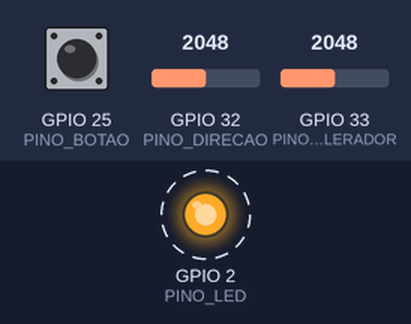
Bench run of a sketch on a simulated ESP32. On the bench: output pins drawn as LEDs (lit = HIGH). Dashed ring = blinking. The test bench sets the inputs (shaded band); at power-on: GPIO 32 (PINO_DIRECAO) = 2048, GPIO 33 (PINO_ACELERADOR) = 2048, GPIO 25 (PINO_BOTAO) HIGH. What the sketch prints to the serial monitor is not drawn.

Above: at 1.2 s.
1.3 s: GPIO 32 (PINO_DIRECAO) set to 1360
4.3 s: GPIO 33 (PINO_ACELERADOR) set to 1360
7.3 s: GPIO 25 (PINO_BOTAO) pulled LOW for 0.15 s
10.3 s: GPIO 32 (PINO_DIRECAO) set to 2047
13.3 s: GPIO 25 (PINO_BOTAO) pulled LOW for 1 s
16.3 s: GPIO 33 (PINO_ACELERADOR) set to 491
Timing chart, 0 to 20.3 s (numbered marks = the images above; inputs shaded):
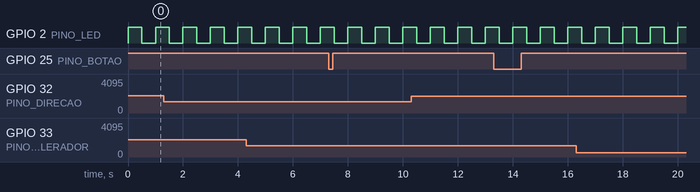

Measured:
- by itself, GPIO 2 (PINO_LED): alternates HIGH for 0.50 s and LOW for 0.50 s

The sketch:

Passo2_Teste_Joystick.ino
```cpp
// ============================================================================
//  ODIR ESP-NOW 2.0  -  Passo 2: testar o(s) joystick(s) (sem radio)
//  Prof. Rafael Oliveira (Tio Rafa) - Robotica Paula Souza
//
//  Grave no ESP32 do CONTROLE (com 1 joystick OU com 2 joysticks: o teste e o
//  mesmo). Abra o Monitor Serial a 115200.
//
//  O que este sketch faz: le os dois eixos e o botao, e mostra
//      adc      : o numero cru do conversor (0 a 4095)
//      pct      : o comando que o controle mandaria (-100 a +100), usando o
//                 CENTRO PADRAO (no Passo 5 o centro e medido ao ligar)
//      botao    : APERTADO ou solto
//
//  O que conferir (resultado esperado):
//    1. Joystick PARADO: adc perto de 2048 (entre ~1700 e ~2400) e pct = 0.
//    2. Empurre o acelerador PARA A FRENTE do robo: pct do ACELERADOR deve ficar
//       POSITIVO (+). Se ficou negativo, troque INVERTER_ACELERADOR no
//       config_controle.h.
//    3. Empurre a direcao PARA A DIREITA: pct da DIRECAO deve ficar POSITIVO.
//       Se nao, troque INVERTER_DIRECAO.
//    4. Aperte o botao: aparece "APERTADO".
//
//  Alertas automaticos:
//    - adc travado em 0 ou perto de 4095: fio solto, pino errado, ou joystick
//      ligado em 5V em vez de 3V3.
//    - adc "pulando" sem voce tocar: o pino esta no ar (fio solto) - um pino
//      analogico sem ligacao le qualquer coisa. Reencaixe o jumper.
//
//  Para ver os eixos em grafico, ponha MODO_PLOTTER = true e abra
//  Ferramentas > Plotter Serial.
// ============================================================================
#include <Arduino.h>
#include "config_controle.h"
#include "logica.h"
#include "utilitarios.h"

constexpr bool MODO_PLOTTER = false;   // true = imprime so "acel:..,dir:.." para o Plotter Serial

static int lerEixo(int pino) {
  long soma = 0;
  for (int i = 0; i < AMOSTRAS_POR_LEITURA; i++) soma += analogRead(pino);
  return (int)(soma / AMOSTRAS_POR_LEITURA);
}

// Mesmo calculo do Passo 5, mas com o centro padrao.
static int8_t paraPercentual(int adc, bool inverter, bool convencaoAdcBaixoPositivo) {
  float s = normalizarEixo(adc, CENTRO_PADRAO, ADC_BORDA_MIN, ADC_BORDA_MAX);
  if (convencaoAdcBaixoPositivo) s = -s;   // acelerador: ADC baixo = frente (+)
  if (inverter) s = -s;
  return eixoParaPercentual(s, ZONA_MORTA);
}

static const char *alerta(int adc) {
  if (adc <= 20)   return "  <-- ALERTA: preso em 0 (fio solto/pino errado?)";
  if (adc >= 4075) return "  <-- ALERTA: preso no maximo (3V3 no pino? joystick em 5V?)";
  return "";
}

void setup() {
  iniciarSerial();
  ledIniciar(PINO_LED);
  if (PINO_BOTAO >= 0) pinMode(PINO_BOTAO, INPUT_PULLUP);
  Serial.println();
  Serial.println("=== ODIR ESP-NOW 2.0 - Passo 2: teste dos joysticks ===");
  Serial.printf("Placa: %s | ACELERADOR=GPIO%d DIRECAO=GPIO%d BOTAO=GPIO%d\n", PLACA_NOME,
                PINO_ACELERADOR, PINO_DIRECAO, PINO_BOTAO);
  Serial.println("Mexa os joysticks e confira os sinais (+/-). Sem tocar: adc perto de 2048.");
}

void loop() {
  static uint32_t tImprime = 0;
  uint32_t agora = millis();

  if (agora - tImprime >= 150) {
    tImprime = agora;
    int adcA = lerEixo(PINO_ACELERADOR);
    int adcD = lerEixo(PINO_DIRECAO);
    int pctA = paraPercentual(adcA, INVERTER_ACELERADOR, true);
    int pctD = paraPercentual(adcD, INVERTER_DIRECAO, false);
    bool apertado = (PINO_BOTAO >= 0) && (digitalRead(PINO_BOTAO) == LOW);

    if (MODO_PLOTTER) {
      Serial.printf("acel:%d,dir:%d\n", pctA, pctD);
    } else {
      Serial.printf("ACEL adc=%4d pct=%+4d | DIR adc=%4d pct=%+4d | botao: %s%s%s\n",
                    adcA, pctA, adcD, pctD, apertado ? "APERTADO" : "solto",
                    alerta(adcA), alerta(adcD));
    }
  }
  ledEscrever(PINO_LED, piscando(agora, 1000));   // LED piscando = o sketch esta vivo
  delay(1);
}
```

logica.h
```cpp
// ============================================================================
//  logica.h  -  ODIR ESP-NOW 2.0
//
//  A "matematica" do projeto, em funcoes PURAS (sem hardware, sem Arduino).
//  Isso e proposital: funcao pura se testa no computador, sem placa nenhuma.
//  (Veja tools/teste_host/ - la essas funcoes sao testadas de verdade.)
//
//  Copia oficial em firmware/comum/ - use tools/sincronizar_comum.sh.
// ============================================================================
#pragma once
#include <math.h>
#include <stdint.h>

inline float limitarF(float v, float minimo, float maximo) {
  return v < minimo ? minimo : (v > maximo ? maximo : v);
}

// ----------------------------------------------------------------------------
//  1) Leitura do ADC (0..4095) -> posicao da alavanca em -1..+1
//
//  Um joystick e um par de potenciometros. No repouso a leitura NAO e
//  exatamente 2048: cada modulo (e cada ESP32) tem o seu "centro". Por isso o
//  controle MEDE o centro ao ligar e passa o valor para ca.
//
//  adcMin/adcMax sao as "bordas uteis": o ADC do ESP32 nao e perfeito perto
//  das pontas (satura), entao chamamos de 100% um pouco ANTES do fim do curso.
//  Resultado:  adc = centro -> 0 | adc >= adcMax -> +1 | adc <= adcMin -> -1
//  (os dois lados sao escalonados separadamente, porque o centro raramente
//  fica no meio exato).
// ----------------------------------------------------------------------------
inline float normalizarEixo(int adc, int centro, int adcMin, int adcMax) {
  if (adc >= centro) {
    int faixa = adcMax - centro;
    if (faixa <= 0) return 0.0f;
    return limitarF((float)(adc - centro) / (float)faixa, 0.0f, 1.0f);
  }
  int faixa = centro - adcMin;
  if (faixa <= 0) return 0.0f;
  return -limitarF((float)(centro - adc) / (float)faixa, 0.0f, 1.0f);
}

// ----------------------------------------------------------------------------
//  2) Posicao (-1..+1) -> comando em porcentagem (-100..+100), com zona morta
//
//  zona : fracao do curso em que "nada acontece" (a alavanca nunca volta
//         EXATAMENTE ao zero). Fora dela o comando sobe de 0 a 100% de forma
//         linear (sem "degrau" na saida da zona morta).
// ----------------------------------------------------------------------------
inline int8_t eixoParaPercentual(float s, float zona) {
  zona = limitarF(zona, 0.0f, 0.95f);
  float a = fabsf(s);
  if (a <= zona) return 0;
  if (a > 1.0f) a = 1.0f;
  int v = (int)lroundf((a - zona) / (1.0f - zona) * 100.0f);
  if (v > 100) v = 100;
  return (int8_t)(s < 0.0f ? -v : v);
}

// ----------------------------------------------------------------------------
//  3) Modo MISTO ("tank drive"): acelerador + direcao -> velocidade de cada lado
//
//  Entradas  : acel e dir em -1..+1   (+dir = virar para a direita)
//  Saidas    : esq e dirOut em -1..+1
//
//      esquerda = acel + dir        direita = acel - dir
//
//  Exemplos:  acel=1, dir=0  -> os dois lados a 100%  (reta)
//             acel=0, dir=1  -> esq +1, dir -1        (gira no lugar)
//             acel=1, dir=1  -> esq 1,  dir 0         (curva fechada)
//  Se algum lado passar de +-1, os dois sao reduzidos juntos (mantem a "forma"
//  da curva em vez de cortar o excesso).
// ----------------------------------------------------------------------------
inline void misturarDiferencial(float acel, float dir, float &esq, float &dirOut) {
  float e = acel + dir;
  float d = acel - dir;
  float m = fmaxf(fabsf(e), fabsf(d));
  if (m > 1.0f) { e /= m; d /= m; }
  esq = e;
  dirOut = d;
}

// ----------------------------------------------------------------------------
//  4) Modo DIRECOES (o "simples" do v1): quatro movimentos, velocidade cheia.
//
//  Prioridade igual a do v1: frente/re ganham de esquerda/direita.
//     acel >= limiar  -> frente         acel <= -limiar -> re
//     dir  >= limiar  -> gira direita   dir  <= -limiar -> gira esquerda
//     senao           -> parado
//  limiar : em porcentagem (0..100), JA depois da zona morta.
// ----------------------------------------------------------------------------
inline void direcoesSimples(int acel, int dir, int limiar, float &esq, float &dirOut) {
  esq = 0.0f;
  dirOut = 0.0f;
  if (acel >= limiar)       { esq =  1.0f; dirOut =  1.0f; }
  else if (acel <= -limiar) { esq = -1.0f; dirOut = -1.0f; }
  else if (dir >= limiar)   { esq =  1.0f; dirOut = -1.0f; }   // gira para a direita
  else if (dir <= -limiar)  { esq = -1.0f; dirOut =  1.0f; }   // gira para a esquerda
}

// ----------------------------------------------------------------------------
//  5) Rampa de aceleracao e de freio
//
//  Anda "atual" na direcao de "alvo". Acelerar usa "passoAcel"; reduzir a
//  velocidade (ou inverter o sentido) usa "passoFreio", maior, para o carro
//  responder rapido quando voce solta a alavanca - mas sem o tranco instantaneo
//  que derruba a tensao da bateria e pode resetar o ESP32.
// ----------------------------------------------------------------------------
inline float aproximar(float atual, float alvo, float passo) {
  if (alvo > atual + passo) return atual + passo;
  if (alvo < atual - passo) return atual - passo;
  return alvo;
}

inline float aproximarComFreio(float atual, float alvo, float passoAcel, float passoFreio) {
  bool freando = (alvo * atual < 0.0f) || (fabsf(alvo) < fabsf(atual));
  return aproximar(atual, alvo, freando ? passoFreio : passoAcel);
}

// ----------------------------------------------------------------------------
//  6) Velocidade (0..1) -> duty de PWM, pulando a "zona preguicosa" do motor.
//  Motor DC de brinquedo nao gira com 5% de PWM: ele zumbe e nao anda.
//  Entao mapeamos 0..1 para [pwmMin..pwmMax], e 0 continua sendo 0.
// ----------------------------------------------------------------------------
inline uint8_t velocidadeParaPwm(float u, uint8_t pwmMin, uint8_t pwmMax) {
  if (u < 0.02f) return 0;
  if (u > 1.0f) u = 1.0f;
  return (uint8_t)lroundf((float)pwmMin + (float)(pwmMax - pwmMin) * u);
}
```

utilitarios.h
```cpp
// ============================================================================
//  utilitarios.h  -  ODIR ESP-NOW 2.0
//
//  Pecinhas pequenas usadas por todos os sketches: Serial e LED.
//
//  Copia oficial em firmware/comum/ - use tools/sincronizar_comum.sh.
// ============================================================================
#pragma once
#include <Arduino.h>

// Inicia o Serial de um jeito que funciona nas DUAS familias de placa.
//
//  - ESP32 classico: Serial passa pelo chip conversor USB-serial da placa.
//  - ESP32-C3: o USB e do proprio chip ("USB CDC"). Na Arduino IDE e preciso
//    marcar  Ferramentas > USB CDC On Boot > Enabled  para o Serial aparecer
//    no computador. Sem isso, o programa roda, mas o Monitor Serial fica mudo.
//
//  Com USB CDC e SEM computador ligado (carro a bateria), uma escrita no Serial
//  poderia travar o loop esperando alguem ler. setTxTimeoutMs(0) manda
//  descartar em vez de esperar - assim o carro nunca "congela" por causa de
//  um Serial.print esquecido.
inline void iniciarSerial(unsigned long baud = 115200) {
  Serial.begin(baud);
#if defined(ARDUINO_USB_CDC_ON_BOOT) && (ARDUINO_USB_CDC_ON_BOOT)
  Serial.setTxTimeoutMs(0);
  uint32_t t0 = millis();
  while (!Serial && (millis() - t0) < 2000) delay(10);  // espera o PC abrir a porta (max 2 s)
#endif
}

// LED opcional: pino negativo = "nao tenho LED", e a funcao vira no-op.
inline void ledIniciar(int pino) {
  if (pino >= 0) {
    pinMode(pino, OUTPUT);
    digitalWrite(pino, LOW);
  }
}
inline void ledEscrever(int pino, bool ligado) {
  if (pino >= 0) digitalWrite(pino, ligado ? HIGH : LOW);
}

// true durante metade de cada periodo (para piscar sem delay()).
inline bool piscando(uint32_t agoraMs, uint32_t periodoMs) {
  return ((agoraMs / (periodoMs / 2)) & 1U) == 0;
}
```

config_controle.h
```cpp
// ============================================================================
//  config_controle.h  -  ODIR ESP-NOW 2.0  (CONTROLE / transmissor)
//
//  TUDO que voce pode querer ajustar no controle esta AQUI.
//
//  O MESMO firmware serve para as duas montagens:
//      - 1 JOYSTICK : o X e o Y do MESMO joystick (veja docs/img/ligacao_controle_1_joystick.svg)
//      - 2 JOYSTICKS: um joystick so para frente/tras e outro so para esquerda/direita
//                     (veja docs/img/ligacao_controle_2_joysticks.svg)
//  Para o codigo isso e igual: ele le DOIS pinos analogicos, "acelerador" e
//  "direcao". O que muda e QUEM esta ligado em cada pino. Nao precisa mexer
//  no codigo para trocar de montagem.
//
//  Copia oficial em firmware/comum/ - use tools/sincronizar_comum.sh.
// ============================================================================
#pragma once
#include <Arduino.h>
#include <stdint.h>

#define VERSAO_FIRMWARE "2.0.0"

// ============================================================================
//  0) SO ESP32 CLASSICO (veja a explicacao no config_carro.h)
// ============================================================================
#if defined(CONFIG_IDF_TARGET_ESP32S2) || defined(CONFIG_IDF_TARGET_ESP32S3) || \
    defined(CONFIG_IDF_TARGET_ESP32C3) || defined(CONFIG_IDF_TARGET_ESP32C6) || \
    defined(CONFIG_IDF_TARGET_ESP32H2)
  #error "Este projeto e so para o ESP32 classico (ESP-WROOM-32). Em outra familia, confira o pinout da SUA placa e adapte os pinos antes de usar."
#endif
#define PLACA_NOME "ESP32 classico"

// ============================================================================
//  1) PARA QUEM VAI O PACOTE: o MAC do CARRO
//
//  1. Grave o Passo 1 na placa do CARRO.
//  2. Copie a linha "MAC (codigo)" do Monitor Serial para ca.
//  Enquanto estiver tudo zero, o controle se RECUSA a iniciar (de proposito:
//  assim ninguem fica horas procurando por que "nao funciona").
//
//  Nao copie o MAC de outro robo, nem o do video: cada placa tem o seu.
// ============================================================================
static const uint8_t MAC_CARRO[6] = {0x00, 0x00, 0x00, 0x00, 0x00, 0x00};

// ============================================================================
//  2) PINAGEM
//
//  Os 3 pinos abaixo sao OS MESMOS do codigo original (X=32, Y=33, botao=25).
//
//  Por que GPIO32 e GPIO33 para os eixos? Eles sao do conversor ADC1 do ESP32.
//  O ADC2 (GPIO 0, 2, 4, 12-15, 25-27) NAO funciona enquanto o Wi-Fi/ESP-NOW
//  esta ligado. Ou seja: o GPIO25 pode ser BOTAO (digital), mas nunca eixo.
//
//  ACELERADOR (frente/tras)  <- GPIO33   (o "Y" do joystick, VRy)
//  DIRECAO    (esq/dir)      <- GPIO32   (o "X" do joystick, VRx)
//  BOTAO (troca de modo)     <- GPIO25   (pino SW do joystick, ligado ao GND ao apertar)
//
//  1 JOYSTICK : VRy -> GPIO33,  VRx -> GPIO32,  SW -> GPIO25
//  2 JOYSTICKS: joystick A (frente/tras): VRy -> GPIO33
//               joystick B (esq/dir)    : VRx -> GPIO32
//               SW de UM dos dois        -> GPIO25
//  ALIMENTE OS JOYSTICKS COM 3V3, NUNCA COM 5V: um eixo de 5V no pino do
//  ESP32 pode danificar a placa.
// ============================================================================
constexpr int PINO_ACELERADOR = 33;
constexpr int PINO_DIRECAO    = 32;
constexpr int PINO_BOTAO      = 25;   // -1 = sem botao (o modo fica fixo em MODO_INICIAL_MISTO)
constexpr int PINO_LED        = 2;    // LED azul de muitas DevKit. -1 = sem LED.

// ============================================================================
//  3) ORIENTACAO DOS EIXOS
//
//  Convencao mantida do v1: ADC BAIXO no eixo do acelerador = FRENTE, e
//  ADC ALTO no eixo da direcao = DIREITA. Rode o Passo 2 e confira. Se o seu
//  joystick ficou montado "ao contrario" na caixa, nao mexa nos fios:
//  troque para true.
// ============================================================================
constexpr bool INVERTER_ACELERADOR = false;
constexpr bool INVERTER_DIRECAO    = false;

// ============================================================================
//  4) SENSIBILIDADE
// ============================================================================
constexpr float ZONA_MORTA = 0.10f;        // 10% do curso: dentro disso a alavanca "nao conta". Joystick velho/folgado? Aumente (0.15).
constexpr int   ADC_BORDA_MIN = 150;       // o ADC do ESP32 satura nas pontas: chamamos de 100% um pouco antes
constexpr int   ADC_BORDA_MAX = 3950;
constexpr int   AMOSTRAS_POR_LEITURA = 4;  // media de N leituras por eixo (tira o "ruido" do ADC)

// ============================================================================
//  5) CALIBRACAO DO CENTRO (acontece ao ligar: NAO TOQUE nos joysticks)
// ============================================================================
constexpr int CENTRO_PADRAO         = 2048;  // usado se a calibracao falhar
constexpr int CENTRO_MIN_ACEITO     = 1400;  // centro fora desta faixa = fio errado, joystick preso ou ligado em 5V
constexpr int CENTRO_MAX_ACEITO     = 2700;
constexpr int CALIBRACAO_AMOSTRAS   = 64;
constexpr int CALIBRACAO_TOLERANCIA = 250;   // se a leitura variar mais que isso, voce mexeu: tenta de novo
constexpr int CALIBRACAO_TENTATIVAS = 5;

// ============================================================================
//  6) COMUNICACAO E BOTAO
// ============================================================================
constexpr uint32_t PERIODO_ENVIO_MS     = 20;   // 50 pacotes por segundo (o v1 mandava 20 por segundo, e 2 quando o botao estava apertado)
constexpr uint32_t BOTAO_DEBOUNCE_MS    = 30;   // ignora "tremida" do contato
constexpr bool     MODO_INICIAL_MISTO   = false; // false = "direcoes" (como no video) | true = "acelerador + direcao"

// ============================================================================
//  7) DEPURACAO
// ============================================================================
constexpr bool     DEBUG_SERIAL        = true;
constexpr uint32_t DEBUG_INTERVALO_MS  = 250;
```
